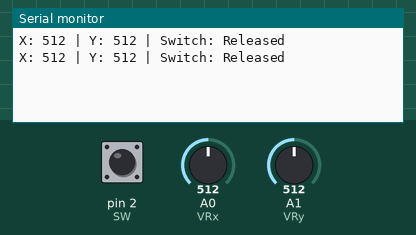
This sketch was run on a simulated Arduino Uno, built with avr-gcc and run on an emulated ATmega328P. Shown: the last lines printed to the serial monitor. The inputs (shaded band) are chosen by the test bench; at power-on: pin 2 (SW) HIGH, A0 (VRx) = 512, A1 (VRy) = 512.

Above: at 1.8 s.
1.9 s: pin 2 (SW) pulled LOW for 1.2 s
At 2.8 s:
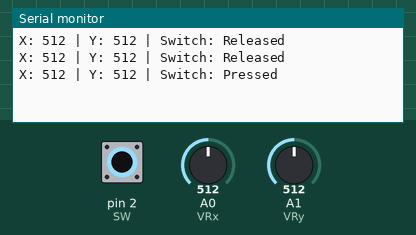
4.6 s: A0 (VRx) set to 716
At 5.5 s:
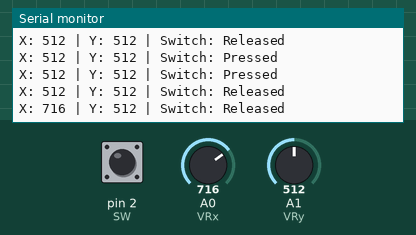
6.1 s: A1 (VRy) set to 716
At 6.1 s:
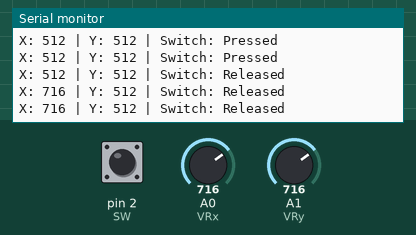
7.6 s: A0 (VRx) set to 900
At 8.8 s:
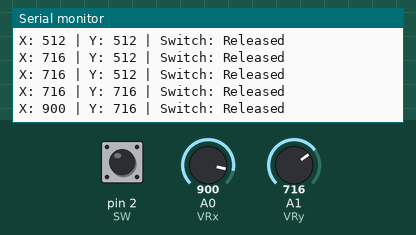
9.1 s: A1 (VRy) set to 900
At 9.1 s:
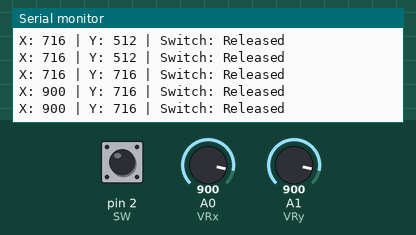
10.6 s: pin 2 (SW) pulled LOW for 1.2 s
At 11.5 s:
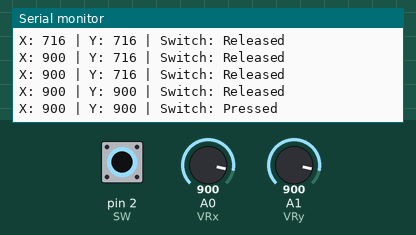
Timing chart, 0 to 13.6 s (numbered marks = the images above; inputs shaded):
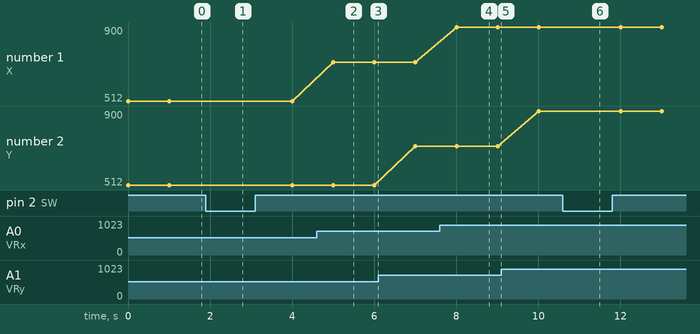

Measured:
- after the input at 1.9 s, the serial monitor: prints a new line after 0.10 s (image 1)
- after the input at 4.6 s, the serial monitor: prints a new line after 0.40 s (image 2)
- after the input at 7.6 s, the serial monitor: prints a new line after 0.41 s (image 4)
- after the input at 10.6 s, the serial monitor: prints a new line after 0.41 s (image 6)
- plotted number 1: 512 → 716 after the input at 4.6 s, 716 → 900 after the input at 7.6 s

The sketch:

Joystick_test.ino
```cpp
/*
Source code for testing of Joystick module
*/

// Define joystick pins
const int VRx = A0; // X-axis
const int VRy = A1; // Y-axis
const int SW = 2;   // Switch button

void setup() {
  Serial.begin(9600);        // Start serial communication
  pinMode(SW, INPUT_PULLUP); // Set switch pin as input with pull-up resistor
}

void loop() {
  int xValue = analogRead(VRx); // Read X-axis value
  int yValue = analogRead(VRy); // Read Y-axis value
  int swState = digitalRead(SW); // Read button state (LOW when pressed)

  // Print the values to Serial Monitor
  Serial.print("X: ");
  Serial.print(xValue);
  Serial.print(" | Y: ");
  Serial.print(yValue);
  Serial.print(" | Switch: ");
  Serial.println(swState == LOW ? "Pressed" : "Released");

  delay(1000); // Delay for stability
}
```
